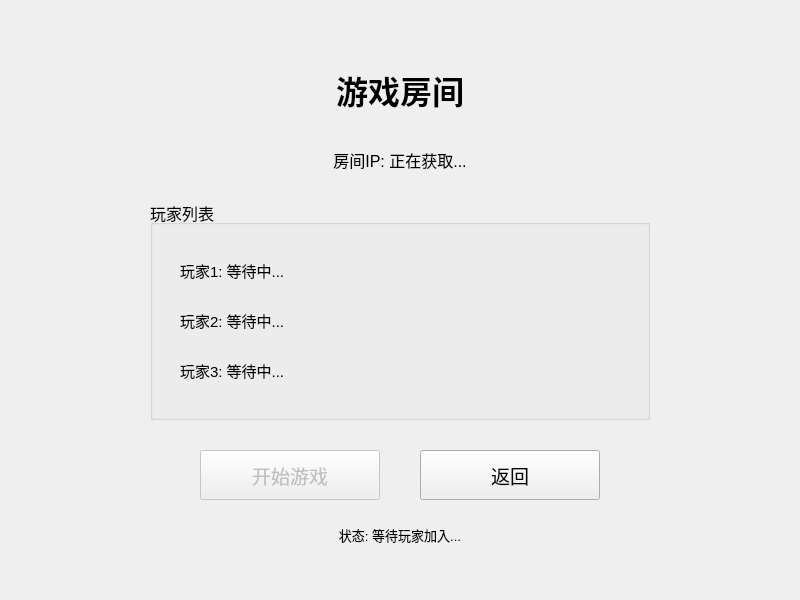
<?xml version="1.0" encoding="UTF-8"?>
<ui version="4.0">
 <class>RoomScene</class>
 <widget class="QDialog" name="RoomScene">
  <property name="geometry">
   <rect>
    <x>0</x>
    <y>0</y>
    <width>800</width>
    <height>600</height>
   </rect>
  </property>
  <property name="windowTitle">
   <string>游戏房间</string>
  </property>
  <widget class="QLabel" name="titleLabel">
   <property name="geometry">
    <rect>
     <x>200</x>
     <y>60</y>
     <width>400</width>
     <height>60</height>
    </rect>
   </property>
   <property name="font">
    <font>
     <family>Microsoft YaHei UI</family>
     <pointsize>24</pointsize>
     <bold>true</bold>
    </font>
   </property>
   <property name="text">
    <string>游戏房间</string>
   </property>
   <property name="alignment">
    <set>Qt::AlignCenter</set>
   </property>
  </widget>
  <widget class="QLabel" name="ipLabel">
   <property name="geometry">
    <rect>
     <x>150</x>
     <y>140</y>
     <width>500</width>
     <height>40</height>
    </rect>
   </property>
   <property name="font">
    <font>
     <family>Microsoft YaHei UI</family>
     <pointsize>12</pointsize>
    </font>
   </property>
   <property name="text">
    <string>房间IP: 正在获取...</string>
   </property>
   <property name="alignment">
    <set>Qt::AlignCenter</set>
   </property>
  </widget>
  <widget class="QGroupBox" name="groupBox">
   <property name="geometry">
    <rect>
     <x>150</x>
     <y>200</y>
     <width>500</width>
     <height>220</height>
    </rect>
   </property>
   <property name="font">
    <font>
     <family>Microsoft YaHei UI</family>
     <pointsize>12</pointsize>
    </font>
   </property>
   <property name="title">
    <string>玩家列表</string>
   </property>
   <widget class="QLabel" name="player1Label">
    <property name="geometry">
     <rect>
      <x>30</x>
      <y>50</y>
      <width>440</width>
      <height>40</height>
     </rect>
    </property>
    <property name="font">
     <font>
      <family>Microsoft YaHei UI</family>
      <pointsize>11</pointsize>
     </font>
    </property>
    <property name="text">
     <string>玩家1: 等待中...</string>
    </property>
   </widget>
   <widget class="QLabel" name="player2Label">
    <property name="geometry">
     <rect>
      <x>30</x>
      <y>100</y>
      <width>440</width>
      <height>40</height>
     </rect>
    </property>
    <property name="font">
     <font>
      <family>Microsoft YaHei UI</family>
      <pointsize>11</pointsize>
     </font>
    </property>
    <property name="text">
     <string>玩家2: 等待中...</string>
    </property>
   </widget>
   <widget class="QLabel" name="player3Label">
    <property name="geometry">
     <rect>
      <x>30</x>
      <y>150</y>
      <width>440</width>
      <height>40</height>
     </rect>
    </property>
    <property name="font">
     <font>
      <family>Microsoft YaHei UI</family>
      <pointsize>11</pointsize>
     </font>
    </property>
    <property name="text">
     <string>玩家3: 等待中...</string>
    </property>
   </widget>
  </widget>
  <widget class="QPushButton" name="startGameBtn">
   <property name="geometry">
    <rect>
     <x>200</x>
     <y>450</y>
     <width>180</width>
     <height>50</height>
    </rect>
   </property>
   <property name="font">
    <font>
     <family>Microsoft YaHei UI</family>
     <pointsize>14</pointsize>
    </font>
   </property>
   <property name="text">
    <string>开始游戏</string>
   </property>
   <property name="enabled">
    <bool>false</bool>
   </property>
  </widget>
  <widget class="QPushButton" name="backBtn">
   <property name="geometry">
    <rect>
     <x>420</x>
     <y>450</y>
     <width>180</width>
     <height>50</height>
    </rect>
   </property>
   <property name="font">
    <font>
     <family>Microsoft YaHei UI</family>
     <pointsize>14</pointsize>
    </font>
   </property>
   <property name="text">
    <string>返回</string>
   </property>
  </widget>
  <widget class="QLabel" name="statusLabel">
   <property name="geometry">
    <rect>
     <x>150</x>
     <y>520</y>
     <width>500</width>
     <height>30</height>
    </rect>
   </property>
   <property name="font">
    <font>
     <family>Microsoft YaHei UI</family>
     <pointsize>10</pointsize>
    </font>
   </property>
   <property name="text">
    <string>状态: 等待玩家加入...</string>
   </property>
   <property name="alignment">
    <set>Qt::AlignCenter</set>
   </property>
  </widget>
 </widget>
 <resources/>
 <connections/>
</ui>
